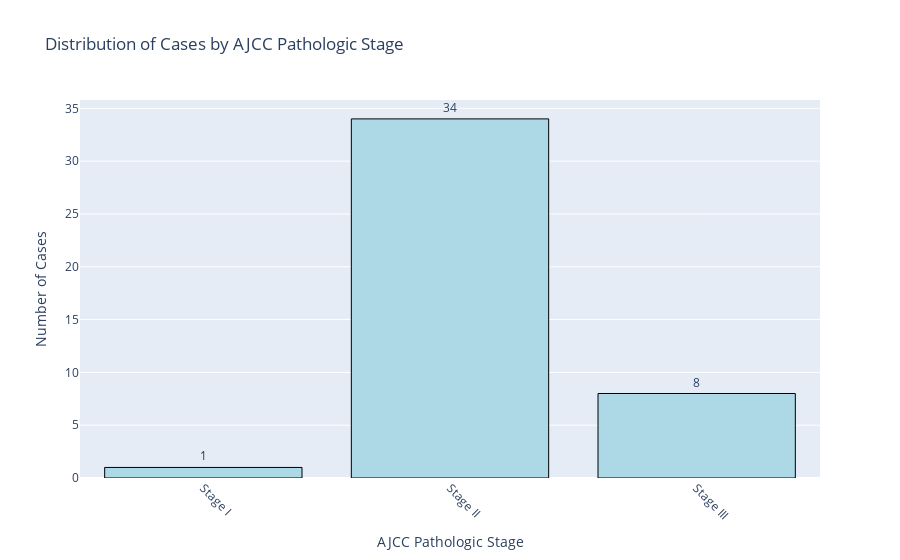

The code cell stored with this chart in its notebook:
### Code cell
import plotly.express as px
import pandas as pd

# Filter out "Unknown" values for AJCC columns
aggregated_data = reshaped_df.groupby(
    ['Case', 'Cancer Stage', 'ajcc_pathologic_n', 'ajcc_pathologic_m', 'ajcc_pathologic_t'], as_index=False
).agg({'Expression': 'mean'})

filtered_data = aggregated_data[reshaped_df['ajcc_pathologic_stage'] != "Unknown"]

sorted_stages = ['Stage I', 'Stage II', 'Stage III']
filtered_data['Cancer Stage'] = pd.Categorical(filtered_data['Cancer Stage'], categories=sorted_stages, ordered=True)

# Count cases by stage
stage_counts = filtered_data['Cancer Stage'].value_counts().sort_index()

# Create a DataFrame for Plotly
plot_data = stage_counts.reset_index()
plot_data.columns = ['Cancer Stage', 'Number of Cases']

fig = px.bar(
    plot_data,
    x='Cancer Stage',
    y='Number of Cases',
    text='Number of Cases',
    title='Distribution of Cases by AJCC Pathologic Stage',
    labels={'Cancer Stage': 'AJCC Pathologic Stage', 'Number of Cases': 'Number of Cases'},
)

fig.update_traces(textposition='outside', marker_color='lightblue', marker_line_color='black', marker_line_width=1)
fig.update_layout(xaxis_title='AJCC Pathologic Stage', yaxis_title='Number of Cases', xaxis_tickangle=45)

fig.show()

### Figure 1 — Plotly figure (JSON) as saved in the notebook; plotly's stock layout.template omitted (floating-point values rounded to 4 significant figures)
{"data": [{"alignmentgroup": "True", "hovertemplate": "AJCC Pathologic Stage=%{x}<br>Number of Cases=%{text}<extra></extra>", "legendgroup": "", "marker": {"color": "lightblue", "line": {"color": "black", "width": 1}, "pattern": {"shape": ""}}, "name": "", "offsetgroup": "", "orientation": "v", "showlegend": false, "text": [1, 34, 8], "textposition": "outside", "type": "bar", "x": ["Stage I", "Stage II", "Stage III"], "xaxis": "x", "y": [1, 34, 8], "yaxis": "y"}], "layout": {"barmode": "relative", "legend": {"tracegroupgap": 0}, "title": {"text": "Distribution of Cases by AJCC Pathologic Stage"}, "xaxis": {"anchor": "y", "domain": [0, 1], "tickangle": 45, "title": {"text": "AJCC Pathologic Stage"}}, "yaxis": {"anchor": "x", "domain": [0, 1], "title": {"text": "Number of Cases"}}}}
